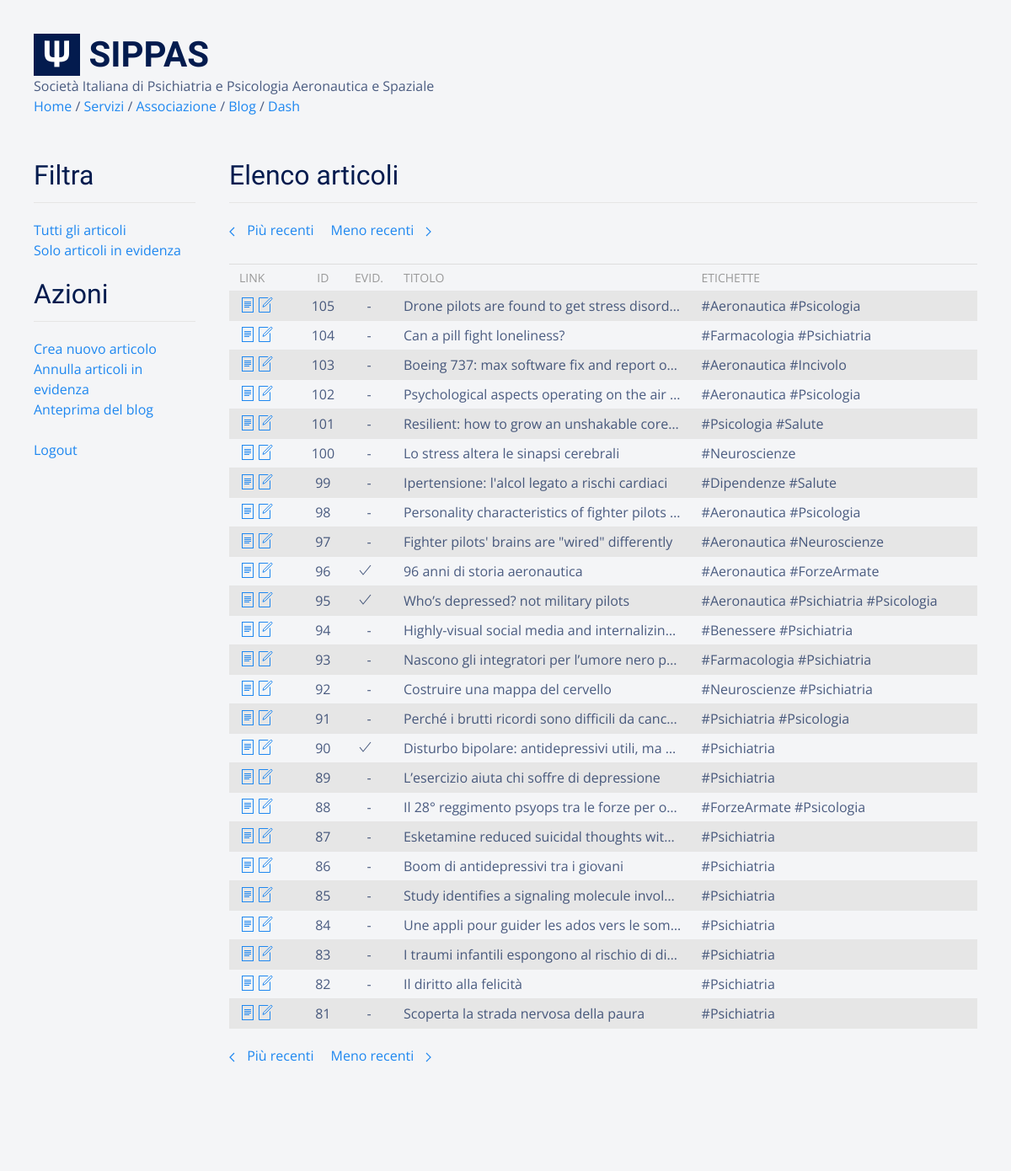
The app's page /blog/dashboard (signed in), older data.
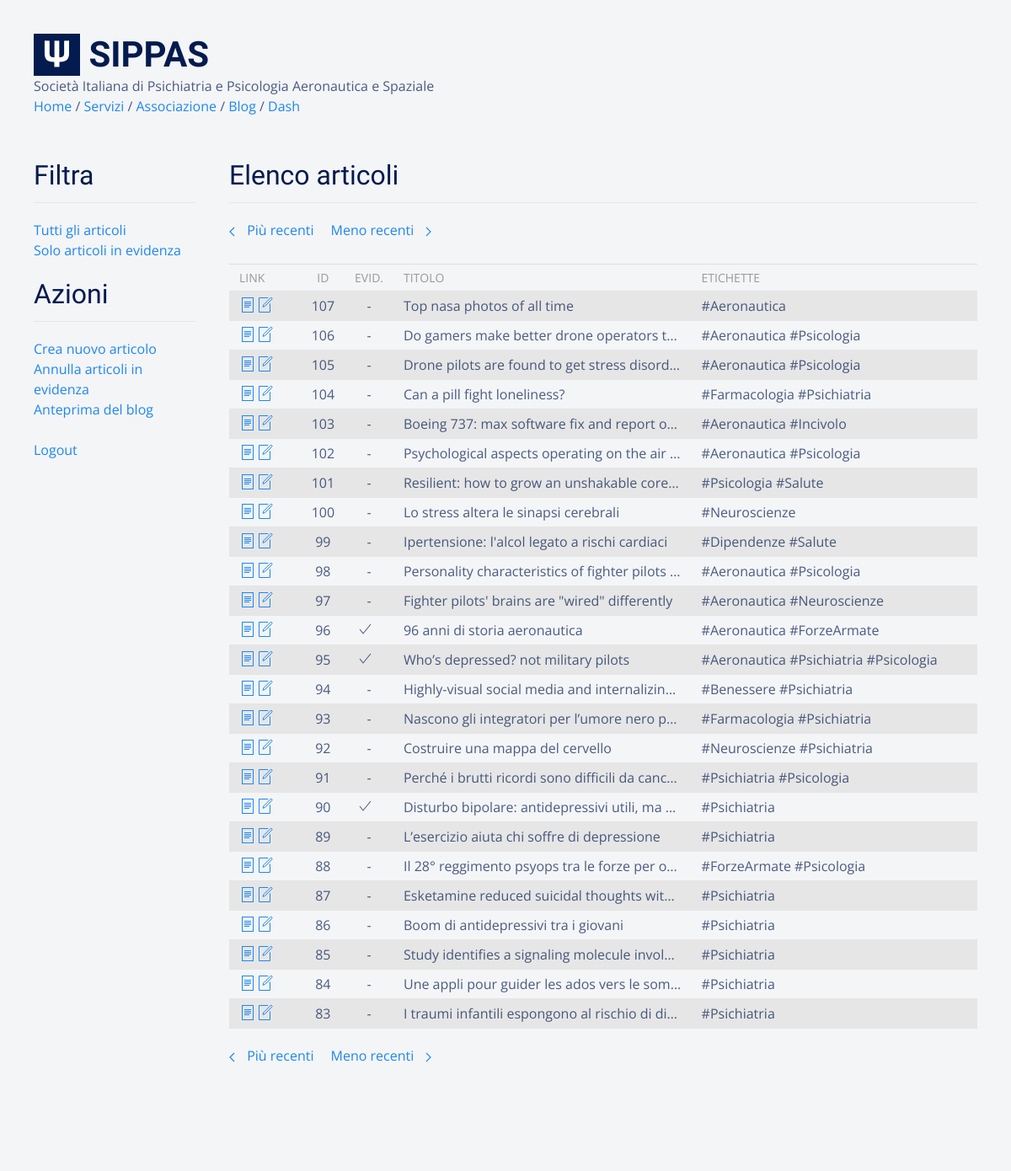
The same page, newer data.
### tables this page shows
CREATE TABLE "posts" (
  "id" integer NOT NULL,
  "title" text,
  "body" TEXT,
  "teaser" text,
  "tags" TEXT,
  "is_sticky" integer,
  "author" text,
  "created_at" TEXT,
  "updated_at" text,
  "published_at" TEXT,
  PRIMARY KEY ("id")
);

### flaskApp/blueprints/blog/routes.py (the view)
@bp_blog.route("/dashboard")
@login_required
@has_role(["author", "editor", "admin"])
def dashboard():
  posts = query_db("SELECT * FROM posts ORDER BY id DESC LIMIT {}".format(DASHBOARD_PAGE_SIZE))
  return render_template("blog/dashboard.html", posts=posts)

### flaskApp/blueprints/users/models.py (called while the page is built)
  @login_manager.user_loader
  def load_user(id):
    user = query_db("SELECT * FROM users WHERE id = ?", [id], one=True)
    if user:
        return User(**user)
    else:
        return None

### flaskApp/db/sqlite.py (called while the page is built)
def dict_factory(cursor, row):
  d = {}
  for idx, col in enumerate(cursor.description):
    d[col[0]] = row[idx]
  return d

def get_db():
  if "db" not in g:
    g.db = sqlite3.connect(
      db_path,
      detect_types=sqlite3.PARSE_DECLTYPES,
      isolation_level="DEFERRED"
    )
    g.db.cursor().execute("PRAGMA journal_mode=WAL")
    g.db.row_factory = dict_factory
  return g.db

def query_db(query, args=(), one=False):
  with closing(get_db().cursor().execute(query, args)) as cur:
    rv = cur.fetchall()
    return (rv[0] if rv else None) if one else rv

### flaskApp/blueprints/blog/templates/blog/dashboard.html
{% extends 'base.html' %}
{% block content %}
<div class="uk-section">
  <div class="uk-grid uk-margin-large-bottom">
    <div class="uk-width-expand">
      <div class=" uk-margin-bottom">
        <h2 class="uk-heading-divider">Filtra</h2>
        <a href="{{ url_for('blog.dashboard') }}">Tutti gli articoli</a><br>
        <a href="{{ url_for('blog.dashboard_sticky') }}">Solo articoli in evidenza</a><br>
      </div>
      <div class=" uk-margin-bottom">
        <h2 class="uk-heading-divider">Azioni</h2>
        <a href="{{ url_for('blog.create_post') }}">Crea nuovo articolo</a><br>
        <a href="{{ url_for('blog.reset_stickies') }}">Annulla articoli in evidenza</a><br>
        <a href="{{ url_for('blog.blog_preview') }}">Anteprima del blog</a><br><br>
        <a href="{{ url_for('users.logout') }}">Logout</a>
      </div>
    </div>
    <div class="uk-width-4-5@s">
      <h2 class="uk-heading-divider">Elenco articoli</h2>
      <div>
        <ul class="uk-pagination">
          <li>
            <a href="{{ url_for('blog.dashboard_prev', id=posts[0].id) }}" class="pagination-previous">
              <span class="uk-margin-small-right" uk-pagination-previous></span> Più recenti
            </a>
          </li>
          <li>
            <a href="{{ url_for('blog.dashboard_next', id=posts[-1].id) }}" class="pagination-next">
              Meno recenti <span class="uk-margin-small-left" uk-pagination-next></span>
            </a>
          </li>
        </ul>
      </div>
      <table class="uk-table uk-table-small uk-table-striped">
        <thead>
          <tr>
            <th style="width:10%">LINK</th>
            <th class="uk-visible@s uk-text-center" style="width:3%">Id</th>
            <th class="uk-visible@s uk-text-center" style="width:3%">Evid.</th>
            <th style="width:43%">Titolo</th>
            <th class="uk-visible@m" style="width:42%">Etichette</th>
          </tr>
        </thead>
        <tbody>
          {% for p in posts %}
          <tr>
            <td>
              <a href="{{ url_for('blog.view_post', id=p.id) }}"><span uk-icon="file-text"></span></a><a
                href="{{ url_for('blog.edit_post', id=p.id) }}"><span uk-icon="file-edit"></span></a>
            </td>
            <td class="uk-text-center uk-visible@s">
              {{ p.id }}
            </td>
            <td class="uk-text-center uk-visible@s">
              {% if p.is_sticky %}
              <span class="uk-margin-small-right" uk-icon="check"></span>
              {% else %}
              <span>-</span>
              {% endif %}
            </td>
            <td class="uk-text-truncate">
              {{ p.title | capitalize }}
            </td>
            <td class="uk-text-truncate uk-visible@m">
              {{ p.tags }}
            </td>
          </tr>
          {% else %}
          <tr>
            <td class="uk-text-muted uk-text-small uk-text-center" colspan="4" style="font-style: italic">
              nessun articolo trovato
            </td>
          </tr>
          {% endfor %}
        </tbody>
      </table>
      <div class="uk-margin-top">
        <ul class="uk-pagination">
          <li>
            <a href="{{ url_for('blog.dashboard_prev', id=posts[0].id) }}" class="pagination-previous">
              <span class="uk-margin-small-right" uk-pagination-previous></span> Più recenti
            </a>
          </li>
          <li>
            <a href="{{ url_for('blog.dashboard_next', id=posts[-1].id) }}" class="pagination-next">
              Meno recenti <span class="uk-margin-small-left" uk-pagination-next></span>
            </a>
          </li>
        </ul>
      </div>
    </div>
  </div>
</div>
{% endblock %}

Row changes from the older to the newer data that the page shows:
no longer on this page (row unchanged): posts: id "82", title "Il diritto alla felicità", tags "#Psichiatria"
no longer on this page (row unchanged): posts: id "81", title "Scoperta la strada nervosa della paura", tags "#Psichiatria"
added posts: id "107", title "Top nasa photos of all time", tags "#Aeronautica"
added posts: id "106", title "Do gamers make better drone operators t…", tags "#Aeronautica #Psicologia"
